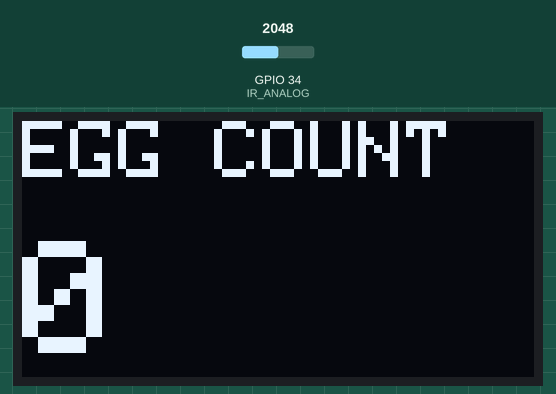
A sketch run on a simulated ESP32. Parts: 128×64 one-colour display. The inputs (shaded band) are chosen by the test bench; at power-on: GPIO 34 (IR_ANALOG) = 2048. What the sketch prints to the serial monitor is not drawn.

Above: at 2.7 s.
2.8 s: GPIO 34 (IR_ANALOG) set to 10
At 3.6 s:
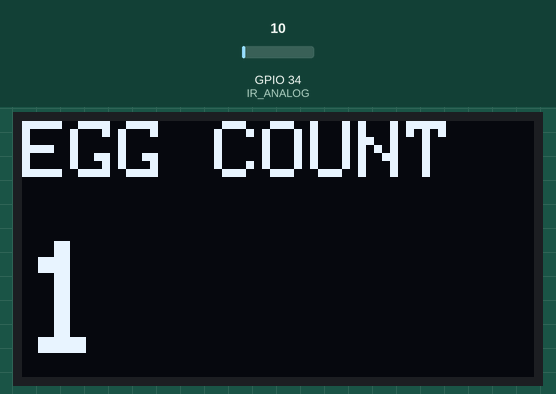
Timing chart, 0 to 5.8 s (numbered marks = the images above; inputs shaded):
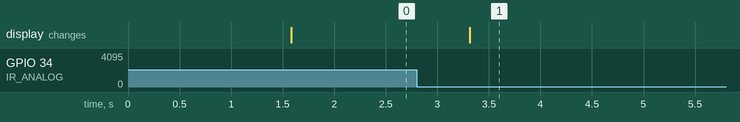

Measured:
- after the input at 2.8 s, the display: changes after 0.51 s (image 1)

The sketch:

HusoYumurtEkran2.ino
```cpp
#define IO_USERNAME  "maqragor"
#define IO_KEY       "aio_TrSk04zc9l9YAxozG8G35OFUjPma"

// --- WIFI AYARLARI ---
#define WIFI_SSID "HUSO"
#define WIFI_PASS "galatasaray"

#include <Wire.h>
#include <Adafruit_GFX.h>
#include <Adafruit_SSD1306.h>
#include "AdafruitIO_WiFi.h" // Adafruit IO Kütüphanesi

// Adafruit IO Bağlantısı
AdafruitIO_WiFi io(IO_USERNAME, IO_KEY, WIFI_SSID, WIFI_PASS);

// Feed Tanımlama (Adafruit IO'daki feed adı ile aynı olmalı)
AdafruitIO_Feed *eggFeed = io.feed("yumurta-sayaci");

#define IR_ANALOG 34

// -------- OLED AYARLARI --------
#define SCREEN_WIDTH 128
#define SCREEN_HEIGHT 64
#define OLED_RESET    -1
#define OLED_ADDRESS  0x3C
Adafruit_SSD1306 display(SCREEN_WIDTH, SCREEN_HEIGHT, &Wire, OLED_RESET);

// -------- SENSÖR AYARLARI --------
const int THRESHOLD = 50;
const int REQUIRED_COUNT = 5;
const unsigned long SAMPLE_INTERVAL = 30;

int confirmCount = 0;
int eggCount = 0;
bool eggDetected = false;
unsigned long lastSampleTime = 0;

void setup() {
  Serial.begin(115200);

  // I2C başlat
  Wire.begin(21, 22);

  // OLED başlat
  if (!display.begin(SSD1306_SWITCHCAPVCC, OLED_ADDRESS)) {
    Serial.println(F("OLED bulunamadi"));
    while (true);
  }

  display.clearDisplay();
  display.setTextSize(1);
  display.setTextColor(SSD1306_WHITE);
  display.setCursor(0,0);
  display.println("Connecting to IO...");
  display.display();

  // Adafruit IO Bağlantısını Başlat
  Serial.print("Adafruit IO Baglantisi Kuruluyor...");
  io.connect();

  // Bağlantı sağlanana kadar bekle
  while(io.status() < AIO_CONNECTED) {
    Serial.print(".");
    delay(500);
  }
  Serial.println("\nBaglantı Basarili!");

  updateDisplay();
}

void loop() {
  // Adafruit IO'yu canlı tutmak için her loop başında çağrılmalı
  io.run();

  unsigned long now = millis();

  if (now - lastSampleTime >= SAMPLE_INTERVAL) {
    lastSampleTime = now;
    int val = analogRead(IR_ANALOG);

    if (val < THRESHOLD) {
      if (!eggDetected) {
        confirmCount++;

        if (confirmCount >= REQUIRED_COUNT) {
          eggCount++;
          eggDetected = true;
          confirmCount = 0;

          Serial.print("Yumurta Algılandı! Toplam: ");
          Serial.println(eggCount);

          // Adafruit IO'ya veri gönder
          eggFeed->save(eggCount);

          updateDisplay();
        }
      }
    } else {
      confirmCount = 0;
      eggDetected = false;
    }
  }
}

void updateDisplay() {
  display.clearDisplay();
  display.setTextSize(2);
  display.setCursor(0, 0);
  display.println("EGG COUNT");

  display.setTextSize(4);
  display.setCursor(0, 30);
  display.println(eggCount);
  display.display();
}
```
